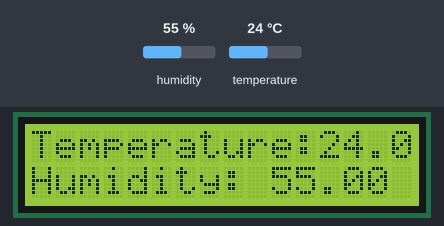
Recording of a sketch running on a simulated Arduino Uno, built with avr-gcc and run on an emulated ATmega328P. Shown: 16×2 character LCD. The test bench sets the inputs (shaded band); at power-on: humidity 55 %, temperature 24 °C. What the sketch prints to the serial monitor is not drawn.

Above: at 1.2 s.
1.3 s: humidity set to 22 %
At 6.2 s:
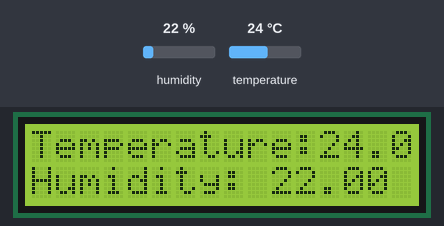
7.3 s: temperature set to 12 °C
At 11.1 s:
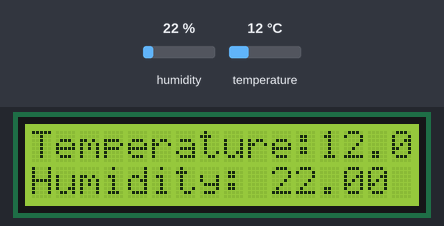
13.3 s: humidity set to 40 %
At 16.0 s:
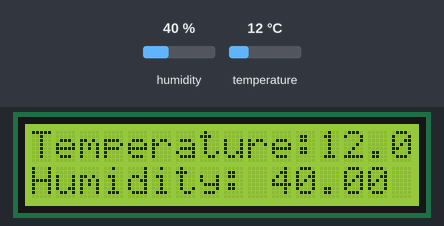
19.3 s: temperature set to 19 °C
At 20.9 s:
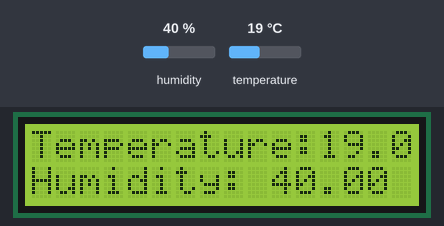
Timing chart, 0 to 22.4 s (numbered marks = the images above; inputs shaded):
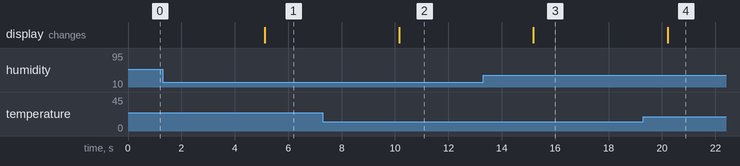

The sketch:

thermometer.ino
```cpp
#include <dht.h>
#include <LiquidCrystal.h>

// LCD pins <--> Arduino pins
const int RS = 11, EN = 12, D4 = 2, D5 = 3, D6 = 4, D7 = 5;
LiquidCrystal lcd(RS, EN, D4, D5, D6, D7);
dht DHT;

#define DHT11_PIN 7

void setup(){
  Serial.begin(9600);

  lcd.begin(16, 2); // set up number of columns and rows

  lcd.setCursor(0, 0);  // move cursor to   (0, 0)
  lcd.print("");        // print message at (0, 0)
  lcd.setCursor(2, 1);  // move cursor to   (2, 1)
  lcd.print("");        // print message at (2, 1)
}

void loop(){
  int chk = DHT.read11(DHT11_PIN);
  if(DHT.humidity > 0 || DHT.temperature > 0){
  lcd.setCursor(0, 0);
  lcd.print("Temperature:");
  lcd.setCursor(12, 0);
  lcd.print(DHT.temperature);
  lcd.setCursor(0, 1);
  lcd.print("Humidity:");
  lcd.setCursor(10, 1);
  lcd.print(DHT.humidity);
  }

  Serial.print("Temperature = ");
  Serial.println(DHT.temperature);
  Serial.print("Humidity = ");
  Serial.println(DHT.humidity);
  delay(5000);
}
```

Measured:
- after the input at 1.3 s, the display: changes after 3.8 s (image 1)
- after the input at 7.3 s, the display: changes after 2.9 s (image 2)
- after the input at 13.3 s, the display: changes after 1.9 s (image 3)
- after the input at 19.3 s, the display: changes after 0.91 s (image 4)
